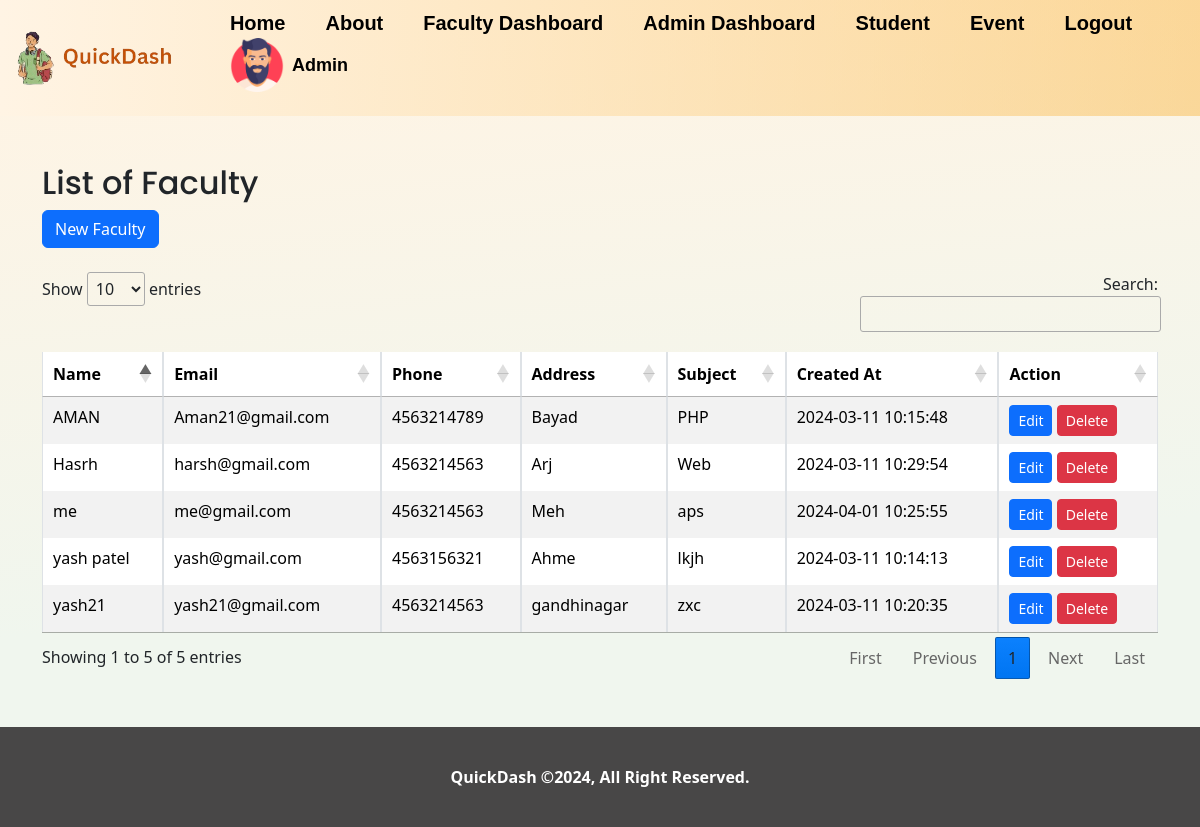
The page /faculty_dashboard.php (signed in) on the database its author committed.
### tables this page shows
CREATE TABLE `users` (
  `id` int(11) NOT NULL,
  `first_name` varchar(255) DEFAULT NULL,
  `last_name` varchar(255) DEFAULT NULL,
  `name` varchar(255) NOT NULL,
  `email` varchar(255) NOT NULL,
  `password` varchar(255) NOT NULL,
  `address` varchar(255) NOT NULL,
  `phone_number` varchar(15) DEFAULT NULL,
  `enrollment_number` varchar(20) NOT NULL,
  `accommodation` enum('hosteller','traveller') NOT NULL,
  `current_semester` varchar(50) NOT NULL,
  `marks_mad` int(11) NOT NULL,
  `marks_nodejs` int(11) NOT NULL,
  `marks_cn` int(11) NOT NULL,
  `marks_software_packages` int(11) NOT NULL,
  `marks_software_engi` int(11) NOT NULL,
  `join_date` date DEFAULT NULL,
  `class_batch` varchar(20) DEFAULT NULL,
  `current_degree` varchar(50) DEFAULT NULL,
  `lab_attendance_mad` int(11) DEFAULT NULL,
  `lab_attendance_nodejs` int(11) DEFAULT NULL,
  `lab_attendance_cn` int(11) DEFAULT NULL,
  `lab_attendance_software_packages` int(11) DEFAULT NULL,
  `lab_attendance_software_engi` int(11) DEFAULT NULL,
  `lec_attendance_mad` int(11) DEFAULT NULL,
  `lec_attendance_nodejs` int(11) DEFAULT NULL,
  `lec_attendance_cn` int(11) DEFAULT NULL,
  `lec_attendance_software_packages` int(11) DEFAULT NULL,
  `lec_attendance_software_engi` int(11) DEFAULT NULL,
  `is_admin` tinyint(1) DEFAULT 0
);

CREATE TABLE `teacher` (
  `id` int(11) NOT NULL,
  `name` varchar(100) NOT NULL,
  `email` varchar(200) NOT NULL,
  `phone` varchar(20) DEFAULT NULL,
  `address` varchar(200) DEFAULT NULL,
  `subject` varchar(200) DEFAULT NULL,
  `created_at` datetime NOT NULL DEFAULT current_timestamp(),
  `password` varchar(255) NOT NULL
);

### faculty_dashboard.php (the view, shortened to what this page needs)
<?php
include 'header.php';
?>
<!DOCTYPE html>
<html lang="en">
<head>
    <link rel="stylesheet" href="https://cdn.jsdelivr.net/npm/bootstrap@5.3.3/dist/css/bootstrap.min.css">
    <link rel="stylesheet" href="https://cdn.datatables.net/1.11.5/css/jquery.dataTables.min.css">
</head>
<body>
    <div class="container my-5">
        <h2>List of Faculty</h2>
        <a class="btn btn-primary" href="register_faculty.php" role="button">New Faculty</a><br><br>
        <table id="example" class="table table-striped table-bordered">
            <thead>
                <tr>
                    <th>Name</th>
                    <th>Email</th>
                    <th>Phone</th>
                    <th>Address</th>
                    <th>Subject</th>
                    <th>Created At</th>
                    <th>Action</th>
                </tr>
            </thead>
            <tbody>
                <?php
                $servername = "localhost";
                $username = "root";
                $password = "";
                $database = "quickguni";
                $connection = new mysqli($servername, $username, $password, $database);
                $sql = "SELECT * FROM teacher";
                $result = $connection->query($sql);
                while ($row = $result->fetch_assoc()) {
                    echo "
                    <tr>
                        <td>$row[name]</td>
                        <td>$row[email]</td>
                        <td>$row[phone]</td>
                        <td>$row[address]</td>
                        <td>$row[subject]</td>
                        <td>$row[created_at]</td>
                        <td>
                            <a class='btn btn-primary btn-sm' href='edit_faculty.php?id=$row[id]'>Edit</a>
                            <a class='btn btn-danger btn-sm' href='delete_faculty.php?id=$row[id]'>Delete</a>
                        </td>
                    </tr>
                    ";
                }
                ?>
            </tbody>
        </table>
    </div>
</body>
</html>
<?php include 'footer.php'; ?>

### header.php (shortened to what this page needs)
<?php
$protocol = isset($_SERVER['HTTPS']) && $_SERVER['HTTPS'] === 'on' ? 'https' : 'http';
$host = $_SERVER['HTTP_HOST'];
$script = $_SERVER['SCRIPT_NAME'];
$home_url = $protocol . '://' . $host . dirname($script) . '/';
include 'db_config.php';
function getUserData($userId, $conn)
{
    $stmt = $conn->prepare("SELECT first_name, is_admin FROM users WHERE id = ?");
    $stmt->bind_param("i", $userId);
    $stmt->execute();
    $stmt->bind_result($userName, $isAdmin);
    if ($stmt->fetch()) {
        return ['first_name' => $userName, 'is_admin' => $isAdmin];
    } else {
        return false;
    }
}
$userData = isset($_SESSION['user_id']) ? getUserData($_SESSION['user_id'], $conn) : false;
$userName = $userData ? $userData['first_name'] : false;
$isUserAdmin = $userData ? $userData['is_admin'] : false;
?>
<!DOCTYPE html>
<html>
<head>
    <link rel="stylesheet" type="text/css" href="https://cdn.datatables.net/1.10.9/css/jquery.dataTables.min.css">
    <link rel="stylesheet" href="assets/css/main.css">
    <link rel="stylesheet" href="assets/css/responsive.css">
</head>
<body>
    <header>
        <div class="container">
            <div class="header-inner">
                <div class="header-logo">
                    <a href="<?php echo $home_url; ?>"><img src="assets/images/logo.png"></a>
                </div>
                <div class="header-menu">
                    <nav>
                        <ul>
                            <li><a href="<?php echo $home_url; ?>">Home</a></li>
                            <li><a href="<?php echo $home_url; ?>/about.php">About</a></li>
                            <?php if (isset($_SESSION['user_id'])) { ?>
                                <?php if ($isUserAdmin) { ?>
                                    <li><a href="<?php echo $home_url; ?>/faculty_dashboard.php">Faculty Dashboard</a></li>
                                    <li><a href="<?php echo $home_url; ?>/admin_dashboard.php">Admin Dashboard</a></li>
                                    <li><a href="<?php echo $home_url; ?>/student_dash.php">Student</a></li>
                                    <li><a href="<?php echo $home_url; ?>/event_add.php">Event</a></li>
                                <?php } else { ?>
                                    <li><a href="<?php echo $home_url; ?>/dashboard.php">Dashboard</a></li>
                                    <li><a href="<?php echo $home_url; ?>/event_detail.php">Event</a></li>
                                <?php } ?>
                                <li><a href="<?php echo $home_url; ?>/logout.php">Logout</a></li>
                                <?php if ($userName) { ?>
                                    <li class="profile-name-head">
                                        <a
                                            href="<?php echo $isUserAdmin ? $home_url . '/admin_dashboard.php' : $home_url . '/dashboard.php'; ?>">
                                            <img src="assets/images/man.png">
                                            <span>
                                                <?php echo $userName; ?>
                                            </span>
                                        </a>
                                    </li>
                                <?php } ?>
                            <?php } else { ?>
                                <li><a href="<?php echo $home_url; ?>/login.php">Login</a></li>
                            <?php } ?>
                        </ul>
                    </nav>
                </div>
            </div>
        </div>
    </header>
</body>
</html>

### assets/css/main.css (style rules this page uses)
* { margin: 0; padding: 0; box-sizing: border-box; }
a, p { transition: 0.3s ease; }
h1, h2, h3, h4, h5, h6 { margin-top: 0px; margin-bottom: 12px; color: #000; font-weight: 600; line-height: 1.3em; font-family: "Poppins", sans-serif; }
body { font-family: "Open Sans", sans-serif; }
h2 { font-size: 35px; }
ul { margin-bottom: 0px; }
.container { max-width: 1224px; margin-left: auto; margin-right: auto; width: 100%; padding: 0 50px; }
.header-inner { display: flex; justify-content: space-between; align-items: center; padding: 8px 0; }
.header-logo img { max-width: 229px; max-height: 82px; padding: 10px 0; width: 100%; object-fit: contain; }
header { background-size: cover; background-repeat: no-repeat; background-position: center; min-height: 70px; background: #f89f0457; background: linear-gradient(to right, #fff4e4, #f89f0457); }
header .container { max-width: 100% !important; }
.header-menu nav ul { list-style: none; display: flex; align-items: center; flex-wrap: wrap; }
.header-menu nav ul li { padding: 0 20px; }
.header-menu nav ul li a { text-decoration: none; font-size: 20px; color: #000; font-weight: 700; font-family: sans-serif; transition: 0.3s ease-in; position: relative; }
li.profile-name-head img { width: 54px; object-fit: contain; margin-right: 8px; }
li.profile-name-head span { font-size: 18px; font-weight: 700; }
li.profile-name-head a { display: flex; align-items: center; justify-content: flex-end; }
body { background-image: linear-gradient( 174.2deg, rgba(255, 244, 228, 1) 7.1%, rgba(240, 246, 238, 1) 67.4% ); }
a { text-decoration: none; }
table.dataTable tbody tr { background-color: #feecd0; }

### rows shown on the page
users: first_name "Admin"
teacher: name "yash patel", email "yash@gmail.com", phone "4563156321", address "Ahme", subject "lkjh", created_at "2024-03-11 10:14:13"
teacher: name "AMAN", email "Aman21@gmail.com", phone "4563214789", address "Bayad", subject "PHP", created_at "2024-03-11 10:15:48"
teacher: name "yash21", email "yash21@gmail.com", phone "4563214563", address "gandhinagar", subject "zxc", created_at "2024-03-11 10:20:35"
teacher: name "Hasrh", email "harsh@gmail.com", phone "4563214563", address "Arj", subject "Web", created_at "2024-03-11 10:29:54"
teacher: name "me", email "me@gmail.com", phone "4563214563", address "Meh", subject "aps", created_at "2024-04-01 10:25:55"
